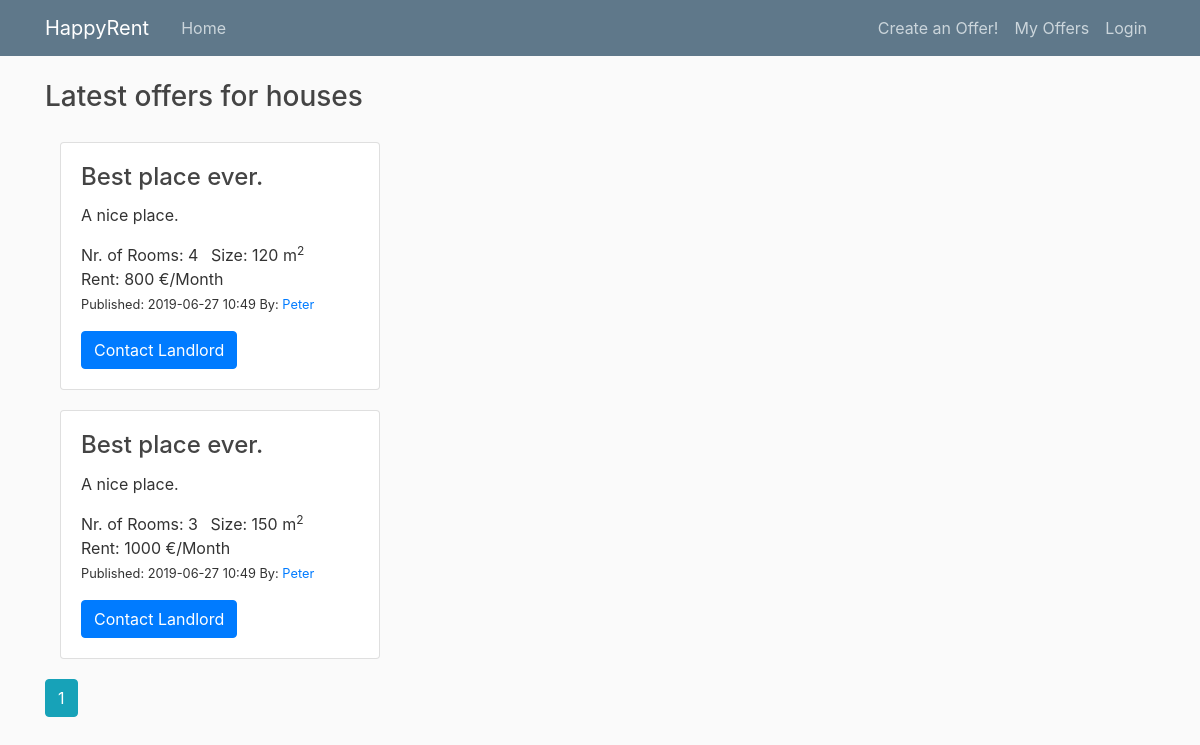
Page /houses on the earlier database version.
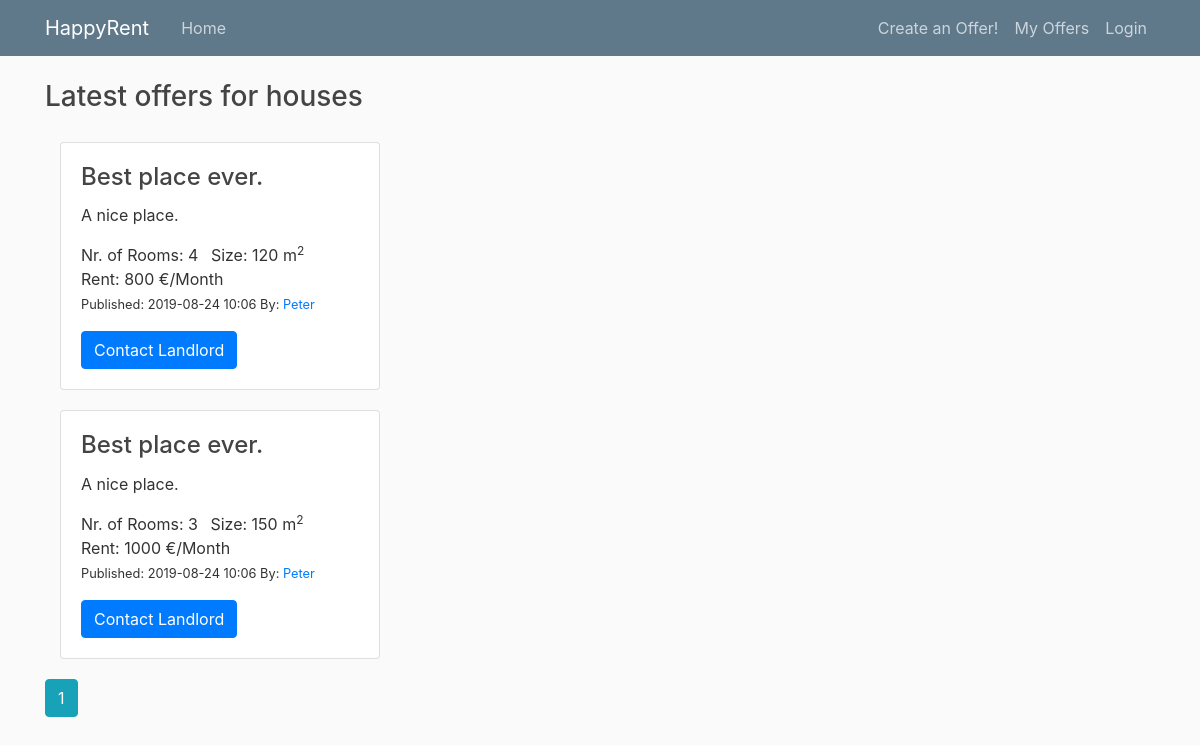
Same page on the later database version.
### property_project/db_models.py (models this page shows, shortened)
class PropertyItem(db.Model):
    __tablename__ = 'property_item'
    id = db.Column(db.Integer, primary_key=True)
    title = db.Column(db.String(100), nullable=False,
                      default="Best place ever.")
    date_posted = db.Column(db.DateTime, nullable=False,
                            default=datetime.datetime.utcnow)
    description = db.Column(db.String(250), default="A nice place.")
    rent = db.Column(db.Integer)  # (db.Numeric(6,2))
    rooms = db.Column(db.Integer, default=1)  # default=set_default_rooms
    size = db.Column(db.Integer)  # (db.Numeric(6,1))
    property_id = db.Column(db.Integer, ForeignKey('property_type.id'))
    property_type = db.relationship('PropertyType')
    user_id = db.Column(db.Integer, db.ForeignKey('user.id'), nullable=False)

class User(db.Model, UserMixin):
    __tablename__ = 'user'
    id = db.Column(db.Integer, primary_key=True)
    username = db.Column(db.String(20), unique=True, nullable=False)
    properties = db.relationship('PropertyItem', backref='author', lazy=True)

### property_project/routes.py (the view)
@app.route("/houses")
def show_houses():
    page = request.args.get('page', 1, type=int)  # starting page
    houses = PropertyItem.query.join(PropertyItem.property_type, aliased=True)\
        .filter_by(type='house')\
        .order_by(PropertyItem.date_posted.desc())\
        .paginate(page=page, per_page=2)
    return render_template('houses.html', houses=houses)

### property_project/templates/houses.html
{% extends "layout.html" %}
{% block content %}
<h3>Latest offers for houses</h3>
<div class="gap-20"></div>
<div class="card-deck-wrapper">
    <div class="card-deck">
        <div class="col-md-6">
            {% for house in houses.items %}
            <div class="card">
                <div class="card-body">
                    <h4 class="card-title">{{ house.title }}</h4>
                    <p class="card-text">{{ house.description }}</p>
                    <ul class="list-inline">
                        <li class="list-inline-item">Nr. of Rooms: {{ house.rooms }} </li>
                        <li class="list-inline-item">Size: {{ house.size }} m<sup>2</sup></li>
                        <li class="list-inline-item">Rent: {{ house.rent }} €/Month</li>
                        <small>
                            <li class="list-inline-item">Published: {{ house.date_posted.strftime('%Y-%m-%d %H:%M') }} </li>
                        </small>
                        <small>
                            <li class="list-inline-item">By:
                                <a class="mr-2" href="{{ url_for('user_items', username=house.author.username) }}">
                                    {{ house.author.username }}
                                </a>
                            </li>
                        </small>
                    </ul>
                    <a href="#" class="btn btn-primary stretched-link">Contact Landlord</a>
                </div>
            </div>
            <div class="gap-20"></div>
            {% endfor %}
            {% for page_num in houses.iter_pages(left_edge=1, right_edge=1, left_current=1, right_current=2) %}
                {% if page_num %}
                    {% if houses.page == page_num %}
                    <a class="btn btn-info mb-4" href="{{ url_for('show_houses', page=page_num) }}">{{ page_num }}</a>
                    {% else %}
                    <a class="btn btn-outline-info mb-4" href="{{ url_for('show_houses', page=page_num) }}">{{ page_num }}</a>
                    {% endif %}
                {% else %}
                ...
                {% endif %}
            {% endfor %}
        </div>
    </div>
</div>
{% endblock content %}

Differences in the rows shown:
changed PropertyItem (number 1 of 2 on the later page): date_posted "2019-06-27 10:49" → "2019-08-24 10:06"
changed PropertyItem (number 2 of 2 on the later page): date_posted "2019-06-27 10:49" → "2019-08-24 10:06"
